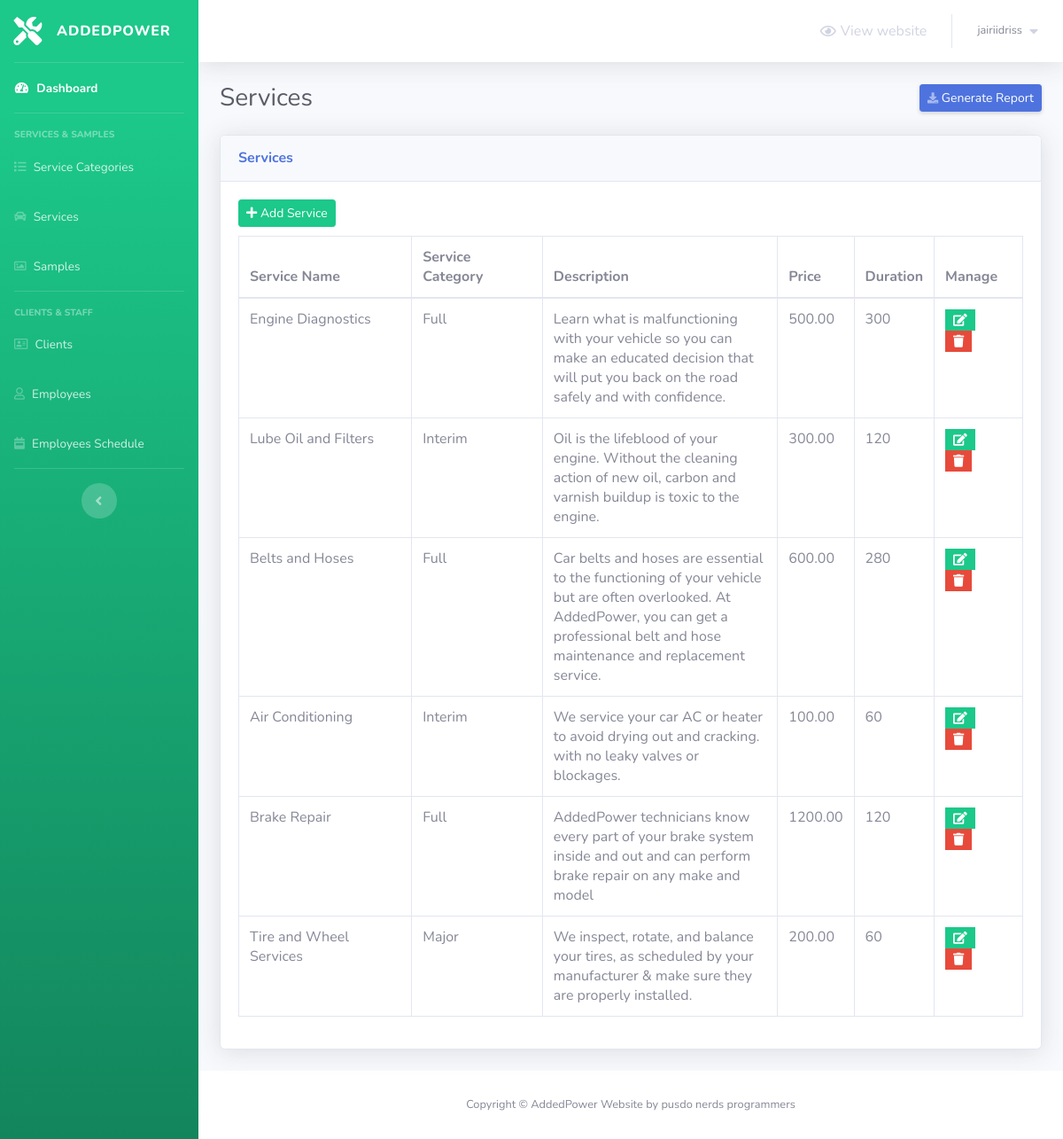
/admin/services.php (signed in), run on the app's committed database.
### tables this page shows
CREATE TABLE `services` (
  `service_id` int(5) NOT NULL,
  `service_name` varchar(50) NOT NULL,
  `service_description` varchar(255) NOT NULL,
  `service_price` decimal(6,2) NOT NULL,
  `service_duration` int(5) NOT NULL,
  `category_id` int(2) NOT NULL
);

CREATE TABLE `service_categories` (
  `category_id` int(2) NOT NULL,
  `category_name` varchar(50) NOT NULL
);

### admin/services.php (the view, shortened to what this page needs)
<?php
    include 'connect.php';
    include 'Includes/templates/header.php';
    if(isset($_SESSION['adminUsername']) && isset($_SESSION['adminPwd']))
    {
?>
        <div class="container-fluid">
            <div class="d-sm-flex align-items-center justify-content-between mb-4">
                <h1 class="h3 mb-0 text-gray-800">Services</h1>
                <a href="#" class="d-none d-sm-inline-block btn btn-sm btn-primary shadow-sm">
                    <i class="fas fa-download fa-sm text-white-50"></i>
                    Generate Report
                </a>
            </div>
            <?php
                $do = '';
                if(isset($_GET['do']) && in_array($_GET['do'], array('Add','Edit')))
                {
                    $do = htmlspecialchars($_GET['do']);
                }
                else
                {
                    $do = 'Manage';
                }
                if($do == 'Manage')
                {
                    $stmt = $con->prepare("SELECT * FROM services s, service_categories sc where s.category_id = sc.category_id");
                    $stmt->execute();
                    $rows_services = $stmt->fetchAll();
                ?>
                    <div class="card shadow mb-4">
                        <div class="card-header py-3">
                            <h6 class="m-0 font-weight-bold text-primary">Services</h6>
                        </div>
                        <div class="card-body">
                            <a href="services.php?do=Add" class="btn btn-success btn-sm" style="margin-bottom: 10px;">
                                <i class="fa fa-plus"></i>
                                Add Service
                            </a>
                            <table class="table table-bordered">
                                <thead>
                                    <tr>
                                        <th scope="col">Service Name</th>
                                        <th scope="col">Service Category</th>
                                        <th scope="col">Description</th>
                                        <th scope="col">Price</th>
                                        <th scope="col">Duration</th>
                                        <th scope="col">Manage</th>
                                    </tr>
                                </thead>
                                <tbody>
                                    <?php
                                        foreach($rows_services as $service)
                                        {
                                            echo "<tr>";
                                                echo "<td>";
                                                    echo $service['service_name'];
                                                echo "</td>";
                                                echo "<td>";
                                                    echo $service['category_name'];
                                                echo "</td>";
                                                echo "<td style = 'width:30%'>";
                                                    echo $service['service_description'];
                                                echo "</td>";
                                                echo "<td>";
                                                    echo $service['service_price'];
                                                echo "</td>";
                                                echo "<td>";
                                                    echo $service['service_duration'];
                                                echo "</td>";
                                                echo "<td>";
                                                    $delete_data = "delete_".$service["service_id"];
                                                    ?>
                                                        <ul class="list-inline m-0">
                                                            <li class="list-inline-item" data-toggle="tooltip" title="Edit">
                                                                <button class="btn btn-success btn-sm rounded-0">
                                                                    <a href="services.php?do=Edit&service_id=<?php echo $service['service_id']; ?>" style="color: white;">
                                                                        <i class="fa fa-edit"></i>
                                                                    </a>
                                                                </button>
                                                            </li>
                                                            <li class="list-inline-item" data-toggle="tooltip" title="Delete">
                                                                <button class="btn btn-danger btn-sm rounded-0" type="button" data-toggle="modal" data-target="#<?php echo $delete_data; ?>" data-placement="top"><i class="fa fa-trash"></i></button>
                                                            </li>
                                                        </ul>
                                                    <?php
                                                echo "</td>";
                                            echo "</tr>";
                                        }
                                    ?>
                                </tbody>
                            </table>
                        </div>
                    </div>
                    <?php
                }
            ?>
        </div>
<?php
        include 'Includes/templates/footer.php';
    }
    else
    {
        header('Location: login.php');
        exit();
    }
?>

### admin/Includes/templates/header.php (shortened to what this page needs)
  		<link href="Design/fonts/css/all.min.css" rel="stylesheet" type="text/css">
  		<link href="Design/css/sb-admin-2.min.css" rel="stylesheet">
  		<link href="Design/css/main.css" rel="stylesheet">
  		<link rel="stylesheet" type="text/css" href="Design/fonts/css/all.min.css">
  		<link rel="stylesheet" type="text/css" href="Design/css/barber-icons.css">
	<link rel="stylesheet" href="https://use.fontawesome.com/releases/v5.15.0/css/all.css">
<body id="page-top">
  		<div id="wrapper">
			<ul class="navbar-nav bg-gradient-success sidebar sidebar-dark accordion" id="accordionSidebar">
		  		<a class="sidebar-brand d-flex align-items-center justify-content-center" href="../index.php">
					<div class="sidebar-brand-icon ">
			  			<i class="fa fa-tools"></i>
					</div>
					<div class="sidebar-brand-text mx-3">AddedPower</div>
		  		</a>
		  		<hr class="sidebar-divider my-0">
			  	<li class="nav-item active">
					<a class="nav-link" href="index.php">
				  		<i class="fas fa-fw fa-tachometer-alt"></i>
				  		<span>Dashboard</span>
				  	</a>
			  	</li>
	  			<hr class="sidebar-divider">
	  			<div class="sidebar-heading">
					SERVICES & SAMPLES
	  			</div>
	  			<li class="nav-item">
					<a class="nav-link" href="service-categories.php">
		  				<i class="fas fa-list"></i>
		  				<span>Service Categories</span>
		  			</a>
	  			</li>
	  			<li class="nav-item">
					<a class="nav-link" href="services.php">
		  				<i class="fa fa-car"></i>
		  				<span>Services</span>
		  			</a>
	  			</li>
	  			<li class="nav-item">
					<a class="nav-link" href="#">
		  				<i class="far fa-image"></i>
		  				<span>Samples</span>
		  			</a>
	  			</li>
	  			<hr class="sidebar-divider">
	  			<div class="sidebar-heading">
					CLIENTS & STAFF
	  			</div>
	  			<li class="nav-item">
					<a class="nav-link" href="clients.php">
		  				<i class="far fa-address-card"></i>
		  				<span>Clients</span>
		  			</a>
	  			</li>
	  			<li class="nav-item">
					<a class="nav-link" href="employees.php">
		  				<i class="far fa-user"></i>
		  				<span>Employees</span>
		  			</a>
	  			</li>
	  			<li class="nav-item">
					<a class="nav-link" href="employees-schedule.php">
		  				<i class="fas fa-calendar-week icon-ver"></i>
		  				<span>Employees Schedule</span>
		  			</a>
	  			</li>
	  			<hr class="sidebar-divider d-none d-md-block">
	  			<div class="text-center d-none d-md-inline">
					<button class="rounded-circle border-0" id="sidebarToggle"></button>
	  			</div>
			</ul>
			<div id="content-wrapper" class="d-flex flex-column">
			  	<div id="content">
					<nav class="navbar navbar-expand navbar-light bg-white topbar mb-4 static-top shadow">
					  	<ul class="navbar-nav ml-auto">
							<li class="nav-item">
		              			<a class="nav-link" href="../" target="_blank">
		              				<i class="far fa-eye"></i>
		                			<span style="margin-left: 5px;">View website</span>
		              			</a>
		          			</li>
							<li class="nav-item dropdown no-arrow">
					  			<a class="nav-link dropdown-toggle" href="#" id="userDropdown" role="button" data-toggle="dropdown" aria-haspopup="true" aria-expanded="false">
									<span class="mr-2 d-none d-lg-inline text-gray-600 small">
										<?php echo $_SESSION['adminUsername']; ?>
									</span>
									<i class="fas fa-caret-down"></i>
								</a>
							</li>
				  		</ul>
					</nav>

### admin/Includes/templates/footer.php (shortened to what this page needs)
		</div>
	  	<footer class="sticky-footer bg-white">
			<div class="container my-auto">
		  		<div class="copyright text-center my-auto">
					<span>Copyright &copy; AddedPower Website by pusdo nerds programmers </span>
		  		</div>
			</div>
	  	</footer>
	</div>
</div>
</body>
</html>

### data on the page
services: service_name "Engine Diagnostics", category.category_name "Full", service_description "Learn what is malfunctioning with your vehicle so you can make an educated decision that will put you back on the road safely and with confidence.", service_price "500.00", service_duration "300"
services: service_name "Lube Oil and Filters", category.category_name "Interim", service_description "Oil is the lifeblood of your engine. Without the cleaning action of new oil, carbon and varnish buildup is toxic to the engine.", service_price "300.00", service_duration "120"
services: service_name "Belts and Hoses", category.category_name "Full", service_description "Car belts and hoses are essential to the functioning of your vehicle but are often overlooked. At AddedPower, you can get a professional belt and hose maintenance and replacement service.", service_price "600.00", service_duration "280"
services: service_name "Air Conditioning", category.category_name "Interim", service_description "We service your car AC or heater to avoid drying out and cracking. with no leaky valves or blockages.", service_price "100.00", service_duration "60"
services: service_name "Brake Repair", category.category_name "Full", service_description "AddedPower technicians know every part of your brake system inside and out and can perform brake repair on any make and model", service_price "1200.00", service_duration "120"
services: service_name "Tire and Wheel Services", category.category_name "Major", service_description "We inspect, rotate, and balance your tires, as scheduled by your manufacturer & make sure they are properly installed.", service_price "200.00", service_duration "60"

### other printed values
$_SESSION['adminUsername'] "jairiidriss"
